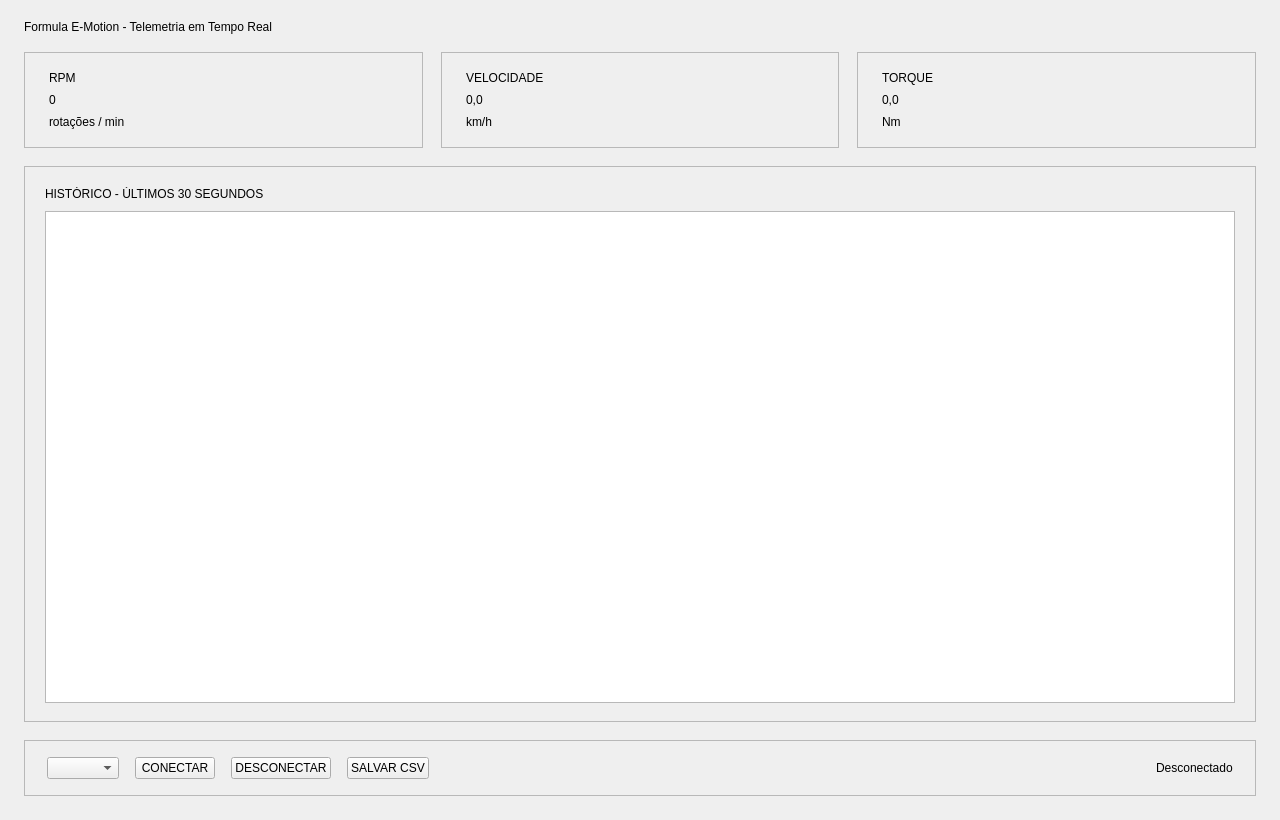
<?xml version="1.0" encoding="UTF-8"?>
<ui version="4.0">
 <class>MainWindow</class>
 <widget class="QMainWindow" name="MainWindow">
  <property name="geometry">
   <rect>
    <x>0</x>
    <y>0</y>
    <width>1280</width>
    <height>820</height>
   </rect>
  </property>
  <property name="windowTitle">
   <string>Formula E-Motion - Telemetria em Tempo Real</string>
  </property>
  <widget class="QWidget" name="centralwidget">
   <layout class="QVBoxLayout" name="verticalLayout">
    <property name="spacing">
     <number>18</number>
    </property>
    <property name="leftMargin">
     <number>24</number>
    </property>
    <property name="topMargin">
     <number>20</number>
    </property>
    <property name="rightMargin">
     <number>24</number>
    </property>
    <property name="bottomMargin">
     <number>24</number>
    </property>
    <item>
     <widget class="QLabel" name="titleLabel">
      <property name="text">
       <string>Formula E-Motion - Telemetria em Tempo Real</string>
      </property>
     </widget>
    </item>
    <item>
     <layout class="QHBoxLayout" name="metricsLayout">
      <property name="spacing">
       <number>18</number>
      </property>
      <item>
       <widget class="QFrame" name="cardRpm">
        <property name="frameShape">
         <enum>QFrame::StyledPanel</enum>
        </property>
        <layout class="QVBoxLayout" name="verticalLayout_2">
         <property name="spacing">
          <number>8</number>
         </property>
         <property name="leftMargin">
          <number>24</number>
         </property>
         <property name="topMargin">
          <number>18</number>
         </property>
         <property name="rightMargin">
          <number>24</number>
         </property>
         <property name="bottomMargin">
          <number>18</number>
         </property>
         <item>
          <widget class="QLabel" name="metricTitleRPM">
           <property name="text">
            <string>RPM</string>
           </property>
          </widget>
         </item>
         <item>
          <widget class="QLabel" name="labelRPM">
           <property name="text">
            <string>0</string>
           </property>
          </widget>
         </item>
         <item>
          <widget class="QLabel" name="metricUnitRPM">
           <property name="text">
            <string>rotações / min</string>
           </property>
          </widget>
         </item>
        </layout>
       </widget>
      </item>
      <item>
       <widget class="QFrame" name="cardVel">
        <property name="frameShape">
         <enum>QFrame::StyledPanel</enum>
        </property>
        <layout class="QVBoxLayout" name="verticalLayout_3">
         <property name="spacing">
          <number>8</number>
         </property>
         <property name="leftMargin">
          <number>24</number>
         </property>
         <property name="topMargin">
          <number>18</number>
         </property>
         <property name="rightMargin">
          <number>24</number>
         </property>
         <property name="bottomMargin">
          <number>18</number>
         </property>
         <item>
          <widget class="QLabel" name="metricTitleVEL">
           <property name="text">
            <string>VELOCIDADE</string>
           </property>
          </widget>
         </item>
         <item>
          <widget class="QLabel" name="labelVEL">
           <property name="text">
            <string>0,0</string>
           </property>
          </widget>
         </item>
         <item>
          <widget class="QLabel" name="metricUnitVEL">
           <property name="text">
            <string>km/h</string>
           </property>
          </widget>
         </item>
        </layout>
       </widget>
      </item>
      <item>
       <widget class="QFrame" name="cardTq">
        <property name="frameShape">
         <enum>QFrame::StyledPanel</enum>
        </property>
        <layout class="QVBoxLayout" name="verticalLayout_4">
         <property name="spacing">
          <number>8</number>
         </property>
         <property name="leftMargin">
          <number>24</number>
         </property>
         <property name="topMargin">
          <number>18</number>
         </property>
         <property name="rightMargin">
          <number>24</number>
         </property>
         <property name="bottomMargin">
          <number>18</number>
         </property>
         <item>
          <widget class="QLabel" name="metricTitleTQ">
           <property name="text">
            <string>TORQUE</string>
           </property>
          </widget>
         </item>
         <item>
          <widget class="QLabel" name="labelTQ">
           <property name="text">
            <string>0,0</string>
           </property>
          </widget>
         </item>
         <item>
          <widget class="QLabel" name="metricUnitTQ">
           <property name="text">
            <string>Nm</string>
           </property>
          </widget>
         </item>
        </layout>
       </widget>
      </item>
     </layout>
    </item>
    <item>
     <widget class="QFrame" name="chartContainer">
      <property name="frameShape">
       <enum>QFrame::StyledPanel</enum>
      </property>
      <layout class="QVBoxLayout" name="verticalLayout_5">
       <property name="spacing">
        <number>10</number>
       </property>
       <property name="leftMargin">
        <number>20</number>
       </property>
       <property name="topMargin">
        <number>20</number>
       </property>
       <property name="rightMargin">
        <number>20</number>
       </property>
       <property name="bottomMargin">
        <number>18</number>
       </property>
       <item>
        <widget class="QLabel" name="historyTitle">
         <property name="text">
          <string>HISTÓRICO - ÚLTIMOS 30 SEGUNDOS</string>
         </property>
        </widget>
       </item>
       <item>
        <widget class="QChartView" name="chartView">
         <property name="minimumSize">
          <size>
           <width>0</width>
           <height>380</height>
          </size>
         </property>
        </widget>
       </item>
      </layout>
     </widget>
    </item>
    <item>
     <widget class="QFrame" name="controlsFrame">
      <property name="frameShape">
       <enum>QFrame::StyledPanel</enum>
      </property>
      <layout class="QHBoxLayout" name="horizontalLayout">
       <property name="spacing">
        <number>16</number>
       </property>
       <property name="leftMargin">
        <number>22</number>
       </property>
       <property name="topMargin">
        <number>16</number>
       </property>
       <property name="rightMargin">
        <number>22</number>
       </property>
       <property name="bottomMargin">
        <number>16</number>
       </property>
       <item>
        <widget class="QComboBox" name="comboPorta"/>
       </item>
       <item>
        <widget class="QPushButton" name="btnConectar">
         <property name="text">
          <string>CONECTAR</string>
         </property>
        </widget>
       </item>
       <item>
        <widget class="QPushButton" name="btnDesconectar">
         <property name="text">
          <string>DESCONECTAR</string>
         </property>
        </widget>
       </item>
       <item>
        <widget class="QPushButton" name="btnSalvarCsv">
         <property name="text">
          <string>SALVAR CSV</string>
         </property>
        </widget>
       </item>
       <item>
        <spacer name="horizontalSpacer">
         <property name="orientation">
          <enum>Qt::Horizontal</enum>
         </property>
         <property name="sizeHint" stdset="0">
          <size>
           <width>40</width>
           <height>20</height>
          </size>
         </property>
        </spacer>
       </item>
       <item>
        <widget class="QFrame" name="statusLed">
         <property name="frameShape">
          <enum>QFrame::NoFrame</enum>
         </property>
        </widget>
       </item>
       <item>
        <widget class="QLabel" name="labelStatus">
         <property name="text">
          <string>Desconectado</string>
         </property>
        </widget>
       </item>
      </layout>
     </widget>
    </item>
   </layout>
  </widget>
 </widget>
 <customwidgets>
  <customwidget>
   <class>QChartView</class>
   <extends>QGraphicsView</extends>
   <header location="global">QtCharts/QChartView</header>
  </customwidget>
 </customwidgets>
 <resources/>
 <connections/>
</ui>
